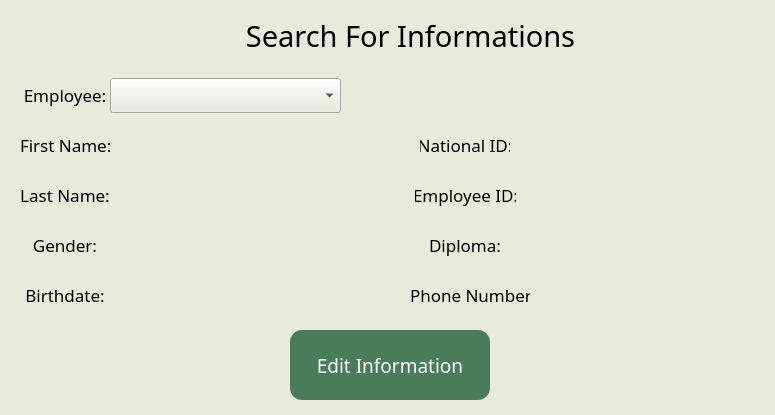
<?xml version="1.0" encoding="UTF-8"?>
<ui version="4.0">
 <class>MainWindow</class>
 <widget class="QMainWindow" name="MainWindow">
  <property name="geometry">
   <rect>
    <x>0</x>
    <y>0</y>
    <width>775</width>
    <height>415</height>
   </rect>
  </property>
  <property name="windowTitle">
   <string>MainWindow</string>
  </property>
  <property name="styleSheet">
   <string notr="true">QWidget {
	background-color: #e6ebdc;
}

QLineEdit, QTextEdit {
	background-color: #a9af9e;
	color: #000000;
	border: none;
	border-radius: 12px;
	padding: 6px;
	font-size: 15px;
}

QPushButton {
	background-color: #4A7C59;
	color: white;
	border: none;
	border-radius: 12px;
	padding: 6px 12px;
}

QPushButton:hover {
	background-color: #5A9F73;
}</string>
  </property>
  <widget class="QWidget" name="centralwidget">
   <widget class="QLabel" name="emp_nid_sh_t_label">
    <property name="geometry">
     <rect>
      <x>420</x>
      <y>130</y>
      <width>90</width>
      <height>30</height>
     </rect>
    </property>
    <property name="font">
     <font>
      <family>Arad Medium</family>
      <pointsize>13</pointsize>
      <weight>50</weight>
      <bold>false</bold>
     </font>
    </property>
    <property name="text">
     <string>National ID:</string>
    </property>
    <property name="alignment">
     <set>Qt::AlignCenter</set>
    </property>
   </widget>
   <widget class="QLabel" name="emp_nid_sh_d_label">
    <property name="geometry">
     <rect>
      <x>520</x>
      <y>130</y>
      <width>221</width>
      <height>31</height>
     </rect>
    </property>
    <property name="font">
     <font>
      <family>Arad Medium</family>
      <pointsize>11</pointsize>
      <weight>50</weight>
      <bold>false</bold>
     </font>
    </property>
    <property name="text">
     <string/>
    </property>
    <property name="alignment">
     <set>Qt::AlignCenter</set>
    </property>
   </widget>
   <widget class="QLabel" name="emp_id_sh_d_label">
    <property name="geometry">
     <rect>
      <x>520</x>
      <y>180</y>
      <width>221</width>
      <height>31</height>
     </rect>
    </property>
    <property name="font">
     <font>
      <family>Arad Medium</family>
      <pointsize>11</pointsize>
      <weight>50</weight>
      <bold>false</bold>
     </font>
    </property>
    <property name="text">
     <string/>
    </property>
    <property name="alignment">
     <set>Qt::AlignCenter</set>
    </property>
   </widget>
   <widget class="QLabel" name="emp_sh_label">
    <property name="geometry">
     <rect>
      <x>20</x>
      <y>80</y>
      <width>90</width>
      <height>30</height>
     </rect>
    </property>
    <property name="font">
     <font>
      <family>Arad Medium</family>
      <pointsize>13</pointsize>
      <weight>50</weight>
      <bold>false</bold>
     </font>
    </property>
    <property name="text">
     <string>Employee:</string>
    </property>
    <property name="alignment">
     <set>Qt::AlignCenter</set>
    </property>
   </widget>
   <widget class="QLabel" name="emp_birthdate_sh_d_label">
    <property name="geometry">
     <rect>
      <x>120</x>
      <y>280</y>
      <width>221</width>
      <height>31</height>
     </rect>
    </property>
    <property name="font">
     <font>
      <family>Arad Medium</family>
      <pointsize>11</pointsize>
      <weight>50</weight>
      <bold>false</bold>
     </font>
    </property>
    <property name="text">
     <string/>
    </property>
    <property name="alignment">
     <set>Qt::AlignCenter</set>
    </property>
   </widget>
   <widget class="QLabel" name="emp_phone_sh_t_label">
    <property name="geometry">
     <rect>
      <x>410</x>
      <y>280</y>
      <width>120</width>
      <height>30</height>
     </rect>
    </property>
    <property name="font">
     <font>
      <family>Arad Medium</family>
      <pointsize>13</pointsize>
      <weight>50</weight>
      <bold>false</bold>
     </font>
    </property>
    <property name="text">
     <string>Phone Number:</string>
    </property>
   </widget>
   <widget class="QLabel" name="emp_phone_sh_d_label">
    <property name="geometry">
     <rect>
      <x>530</x>
      <y>280</y>
      <width>221</width>
      <height>31</height>
     </rect>
    </property>
    <property name="font">
     <font>
      <family>Arad Medium</family>
      <pointsize>11</pointsize>
      <weight>50</weight>
      <bold>false</bold>
     </font>
    </property>
    <property name="text">
     <string/>
    </property>
    <property name="alignment">
     <set>Qt::AlignCenter</set>
    </property>
   </widget>
   <widget class="QPushButton" name="edit_emp_inf_Button">
    <property name="geometry">
     <rect>
      <x>290</x>
      <y>330</y>
      <width>200</width>
      <height>70</height>
     </rect>
    </property>
    <property name="font">
     <font>
      <family>Arad Medium</family>
      <pointsize>14</pointsize>
      <weight>50</weight>
      <bold>false</bold>
     </font>
    </property>
    <property name="text">
     <string>Edit Information</string>
    </property>
   </widget>
   <widget class="QComboBox" name="emp_sh_comboBox">
    <property name="geometry">
     <rect>
      <x>110</x>
      <y>78</y>
      <width>231</width>
      <height>35</height>
     </rect>
    </property>
    <property name="font">
     <font>
      <family>Arad Medium</family>
      <pointsize>-1</pointsize>
      <weight>50</weight>
      <bold>false</bold>
     </font>
    </property>
    <property name="styleSheet">
     <string notr="true">/* style for the QComboBox */
QComboBox {
	border-radius: 10px;
	padding-left: 10px;
}

/* style for drop down area */
QComboBox::drop-down {
	border: 0px;
}

/* style for drop down arrow */
QComboBox::down-arrow {
	image: url(D:\Python/Projects/GitHub_PR/Hospital Management/down-arrow-8-128);
	width: 12 px;
	height: 12px;
	margin-right: 10px;
}

/* style for list menu */
QComboBox QListView {
font-size: 12px;
border: 1px solid #000000;
padding: 5px;
background-color: #a9af9e;
outline: 0px;
}

QComboBox {
	background-color: #a9af9e;
    font-size: 15px;
    font-family: &quot;Arad Medium&quot;;
}

QComboBox QAbstractItemView {
    background-color: #a9af9e;
    color: black;
    selection-background-color: #F3E9E2;
    selection-color: black;
}</string>
    </property>
   </widget>
   <widget class="QLabel" name="emp_fn_sh_d_label">
    <property name="geometry">
     <rect>
      <x>120</x>
      <y>130</y>
      <width>221</width>
      <height>31</height>
     </rect>
    </property>
    <property name="font">
     <font>
      <family>Arad Medium</family>
      <pointsize>11</pointsize>
      <weight>50</weight>
      <bold>false</bold>
     </font>
    </property>
    <property name="text">
     <string/>
    </property>
    <property name="alignment">
     <set>Qt::AlignCenter</set>
    </property>
   </widget>
   <widget class="QLabel" name="emp_gender_sh_d_label">
    <property name="geometry">
     <rect>
      <x>120</x>
      <y>230</y>
      <width>221</width>
      <height>31</height>
     </rect>
    </property>
    <property name="font">
     <font>
      <family>Arad Medium</family>
      <pointsize>11</pointsize>
      <weight>50</weight>
      <bold>false</bold>
     </font>
    </property>
    <property name="text">
     <string/>
    </property>
    <property name="alignment">
     <set>Qt::AlignCenter</set>
    </property>
   </widget>
   <widget class="QLabel" name="emp_ln_sh_t_label">
    <property name="geometry">
     <rect>
      <x>20</x>
      <y>180</y>
      <width>90</width>
      <height>30</height>
     </rect>
    </property>
    <property name="font">
     <font>
      <family>Arad Medium</family>
      <pointsize>13</pointsize>
      <weight>50</weight>
      <bold>false</bold>
     </font>
    </property>
    <property name="text">
     <string>Last Name:</string>
    </property>
    <property name="alignment">
     <set>Qt::AlignCenter</set>
    </property>
   </widget>
   <widget class="QLabel" name="emp_fn_sh_t_label">
    <property name="geometry">
     <rect>
      <x>20</x>
      <y>130</y>
      <width>90</width>
      <height>30</height>
     </rect>
    </property>
    <property name="font">
     <font>
      <family>Arad Medium</family>
      <pointsize>13</pointsize>
      <weight>50</weight>
      <bold>false</bold>
     </font>
    </property>
    <property name="text">
     <string>First Name:</string>
    </property>
   </widget>
   <widget class="QLabel" name="emp_gender_sh_t_label">
    <property name="geometry">
     <rect>
      <x>20</x>
      <y>230</y>
      <width>90</width>
      <height>30</height>
     </rect>
    </property>
    <property name="font">
     <font>
      <family>Arad Medium</family>
      <pointsize>13</pointsize>
      <weight>50</weight>
      <bold>false</bold>
     </font>
    </property>
    <property name="text">
     <string>Gender:</string>
    </property>
    <property name="alignment">
     <set>Qt::AlignCenter</set>
    </property>
   </widget>
   <widget class="QLabel" name="emp_birthdate_sh_t_label">
    <property name="geometry">
     <rect>
      <x>20</x>
      <y>280</y>
      <width>90</width>
      <height>30</height>
     </rect>
    </property>
    <property name="font">
     <font>
      <family>Arad Medium</family>
      <pointsize>13</pointsize>
      <weight>50</weight>
      <bold>false</bold>
     </font>
    </property>
    <property name="text">
     <string>Birthdate:</string>
    </property>
    <property name="alignment">
     <set>Qt::AlignCenter</set>
    </property>
   </widget>
   <widget class="QLabel" name="emp_ln_sh_d_label">
    <property name="geometry">
     <rect>
      <x>120</x>
      <y>180</y>
      <width>221</width>
      <height>31</height>
     </rect>
    </property>
    <property name="font">
     <font>
      <family>Arad Medium</family>
      <pointsize>11</pointsize>
      <weight>50</weight>
      <bold>false</bold>
     </font>
    </property>
    <property name="text">
     <string/>
    </property>
    <property name="alignment">
     <set>Qt::AlignCenter</set>
    </property>
   </widget>
   <widget class="QLabel" name="emp_id_sh_t_label">
    <property name="geometry">
     <rect>
      <x>415</x>
      <y>180</y>
      <width>101</width>
      <height>30</height>
     </rect>
    </property>
    <property name="font">
     <font>
      <family>Arad Medium</family>
      <pointsize>13</pointsize>
      <weight>50</weight>
      <bold>false</bold>
     </font>
    </property>
    <property name="text">
     <string>Employee ID:</string>
    </property>
    <property name="alignment">
     <set>Qt::AlignCenter</set>
    </property>
   </widget>
   <widget class="QLabel" name="top_inf_she_label">
    <property name="geometry">
     <rect>
      <x>205</x>
      <y>10</y>
      <width>411</width>
      <height>51</height>
     </rect>
    </property>
    <property name="font">
     <font>
      <family>Arad Medium</family>
      <pointsize>22</pointsize>
      <weight>50</weight>
      <bold>false</bold>
     </font>
    </property>
    <property name="text">
     <string>Search For Informations</string>
    </property>
    <property name="alignment">
     <set>Qt::AlignCenter</set>
    </property>
   </widget>
   <widget class="QLabel" name="emp_diploma_sh_d_label">
    <property name="geometry">
     <rect>
      <x>520</x>
      <y>230</y>
      <width>221</width>
      <height>31</height>
     </rect>
    </property>
    <property name="font">
     <font>
      <family>Arad Medium</family>
      <pointsize>11</pointsize>
      <weight>50</weight>
      <bold>false</bold>
     </font>
    </property>
    <property name="text">
     <string/>
    </property>
    <property name="alignment">
     <set>Qt::AlignCenter</set>
    </property>
   </widget>
   <widget class="QLabel" name="emp_diploma_sh_t_label">
    <property name="geometry">
     <rect>
      <x>420</x>
      <y>230</y>
      <width>90</width>
      <height>30</height>
     </rect>
    </property>
    <property name="font">
     <font>
      <family>Arad Medium</family>
      <pointsize>13</pointsize>
      <weight>50</weight>
      <bold>false</bold>
     </font>
    </property>
    <property name="text">
     <string>Diploma:</string>
    </property>
    <property name="alignment">
     <set>Qt::AlignCenter</set>
    </property>
    <property name="wordWrap">
     <bool>true</bool>
    </property>
   </widget>
  </widget>
 </widget>
 <resources/>
 <connections/>
</ui>
